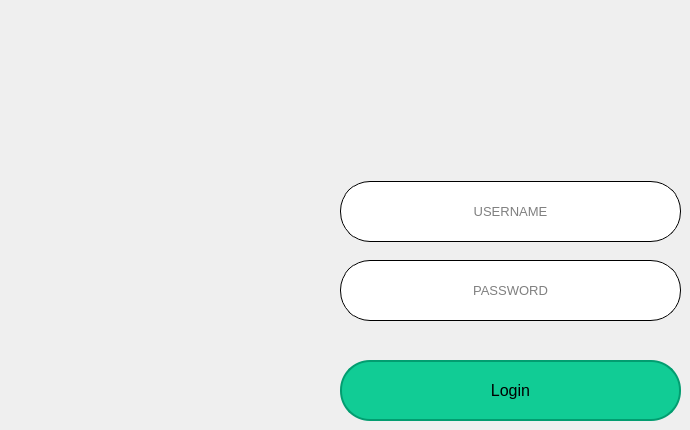
    <widget class="QWidget" name="LOGIN">
     <widget class="QPushButton" name="bt_login">
      <property name="geometry">
       <rect>
        <x>340</x>
        <y>360</y>
        <width>341</width>
        <height>61</height>
       </rect>
      </property>
      <property name="styleSheet">
       <string notr="true">QPushButton {
background: #11cc95;
border: 2px solid #029d70;
border-bottom-color: #029d70; /* same as the pane color */
border-top-left-radius: 10px;
border-top-right-radius: 10px;
min-width: 80px;
border-radius: 30px;
color: black;
font-size:16px;
font-family:Arial, Helvetica, sans-serif;


}
QPushButton:hover {
color:#fff;
background:#029d70;
border: none;

}
</string>
      </property>
      <property name="text">
       <string>Login</string>
      </property>
     </widget>
     <widget class="QLineEdit" name="user">
      <property name="geometry">
       <rect>
        <x>340</x>
        <y>181</y>
        <width>341</width>
        <height>61</height>
       </rect>
      </property>
      <property name="font">
       <font>
        <pointsize>10</pointsize>
       </font>
      </property>
      <property name="autoFillBackground">
       <bool>false</bool>
      </property>
      <property name="styleSheet">
       <string notr="true">QLineEdit
{
 border-width: 1px;
border-style: solid;
border-color: black;
  border-radius: 30px;
padding:0 8;
}</string>
      </property>
      <property name="alignment">
       <set>Qt::AlignCenter</set>
      </property>
      <property name="placeholderText">
       <string>USERNAME</string>
      </property>
     </widget>
     <widget class="QLineEdit" name="pass">
      <property name="geometry">
       <rect>
        <x>340</x>
        <y>260</y>
        <width>341</width>
        <height>61</height>
       </rect>
      </property>
      <property name="font">
       <font>
        <pointsize>10</pointsize>
       </font>
      </property>
      <property name="autoFillBackground">
       <bool>false</bool>
      </property>
      <property name="styleSheet">
       <string notr="true">QLineEdit
{
 border-width: 1px;
border-style: solid;
border-color: black;
  border-radius: 30px;
padding:0 8;
}</string>
      </property>
      <property name="echoMode">
       <enum>QLineEdit::Password</enum>
      </property>
      <property name="alignment">
       <set>Qt::AlignCenter</set>
      </property>
      <property name="placeholderText">
       <string>PASSWORD</string>
      </property>
     </widget>
    </widget>
